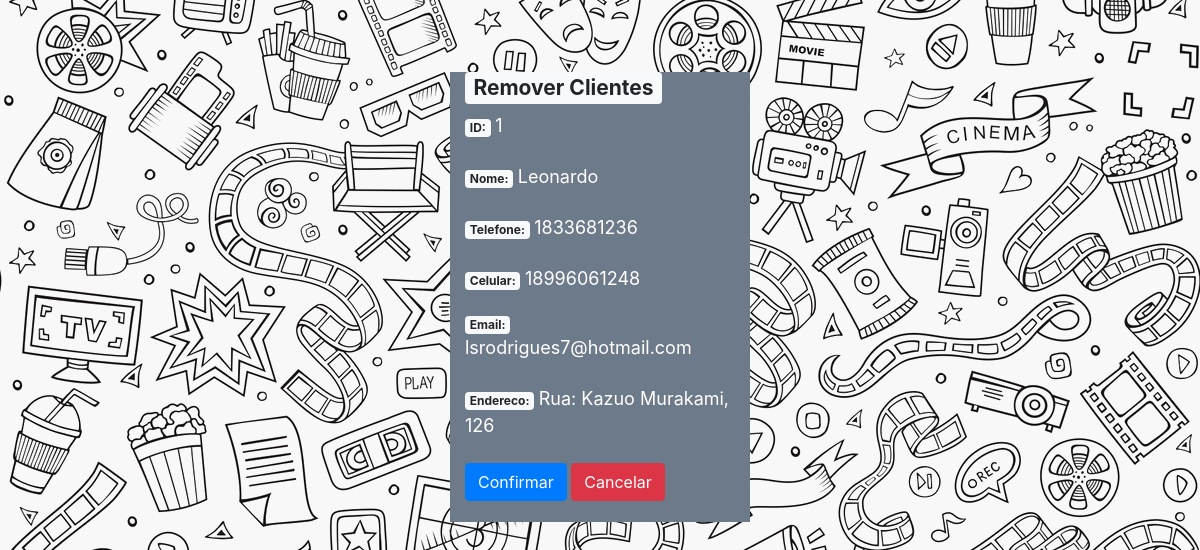
The app's page /cliente/frmRemCliente.php?id=1 (signed in) with its own data.
### tables this page shows
CREATE TABLE `cliente` (
  `id` int(11) NOT NULL,
  `nome` varchar(35) NOT NULL,
  `telefone` int(11) NOT NULL,
  `celular` bigint(15) NOT NULL,
  `email` varchar(35) NOT NULL,
  `endereco` varchar(35) NOT NULL
);

### cliente/frmRemCliente.php (the view, shortened to what this page needs)
<?php
    $conexao = mysqli_connect("localhost","root","");
    $id = trim($_REQUEST['id']);
    $rs = mysqli_query($conexao,"SELECT * FROM cliente WHERE id=".$id);
    $exclui = mysqli_fetch_array($rs);
?>
<html>
    <head>
        <link rel="stylesheet" href="https://stackpath.bootstrapcdn.com/bootstrap/4.1.3/css/bootstrap.min.css">
        <link rel="stylesheet" href="https://use.fontawesome.com/releases/v5.2.0/css/all.css">
        <link rel="stylesheet" href="css\remStyle.css">
    </head>
    <body  background="fundo.jpg"  >
    <br><br><br>
    <div class="container">
        <div class="box">
          <h3><span class="badge badge-light">Remover Clientes</span></h3>
          <form id="frmRemCliente" name="frmRemCliente" method="POST" action="remCliente.php">
                <div class="form-group">
                    <label for="lblId">
                        <span class="badge badge-light">ID: </span>
                        <span class="text-xl font-weight-normal"><?php echo $exclui['id'] ?></span>
                    </label>
                </div>
                <div class="form-group">
                    <label for="lblNome">
                        <span class="badge badge-light">Nome: </span>
                        <span class="text-xl font-weight-normal"><?php echo utf8_encode($exclui['nome']) ?></span>
                    </label>
                </div>
                <div class="form-group">
                    <label for="lblTel">
                        <span class="badge badge-light">Telefone: </span>
                        <span class="text-xl font-weight-normal"><?php echo $exclui['telefone'] ?></span>
                    </label>
                </div>
                <div class="form-group">
                    <label for="lblCelular">
                        <span class="badge badge-light">Celular: </span>
                        <span class="text-xl font-weight-normal"><?php echo $exclui['celular'] ?></span>
                    </label>
                </div>
                <div class="form-group">
                    <label for="lblEmail">
                        <span class="badge badge-light">Email: </span>
                        <span class="text-xl font-weight-normal"><?php echo utf8_encode($exclui['email']) ?></span>
                    </label>
                </div>
                <div class="form-group">
                    <label for="lblEndereco">
                        <span class="badge badge-light">Endereco: </span>
                        <span class="text-xl font-weight-normal"><?php echo utf8_encode($exclui['endereco']) ?></span>
                    </label>
                </div>
                <input type="submit" id="btConfirmar" name="btConfirmar"
                    class="btn btn-primary bt-lg" value="Confirmar">
                <input type="button" id="btCancelar" name="btCancelar"
                    class="btn btn-danger bt-lg" value="Cancelar" onclick="javascript:location.href='lstCliente.php'">
          </form>
      </div>
    </body>
</html>

### cliente/css/remStyle.css (style rules this page uses)
.container { width: 300px; height: 450px; background: #6C7A89; display: flex; justify-content: center; align-items: center }
.box { width: 300px; height: 450px; background: #6C7A89; }
span { color:white; font-size: 18px; }

### records on screen
cliente: id "1", nome "Leonardo", telefone "1833681236", celular "18996061248", email "lsrodrigues7@hotmail.com", endereco "Rua: Kazuo Murakami, 126"
